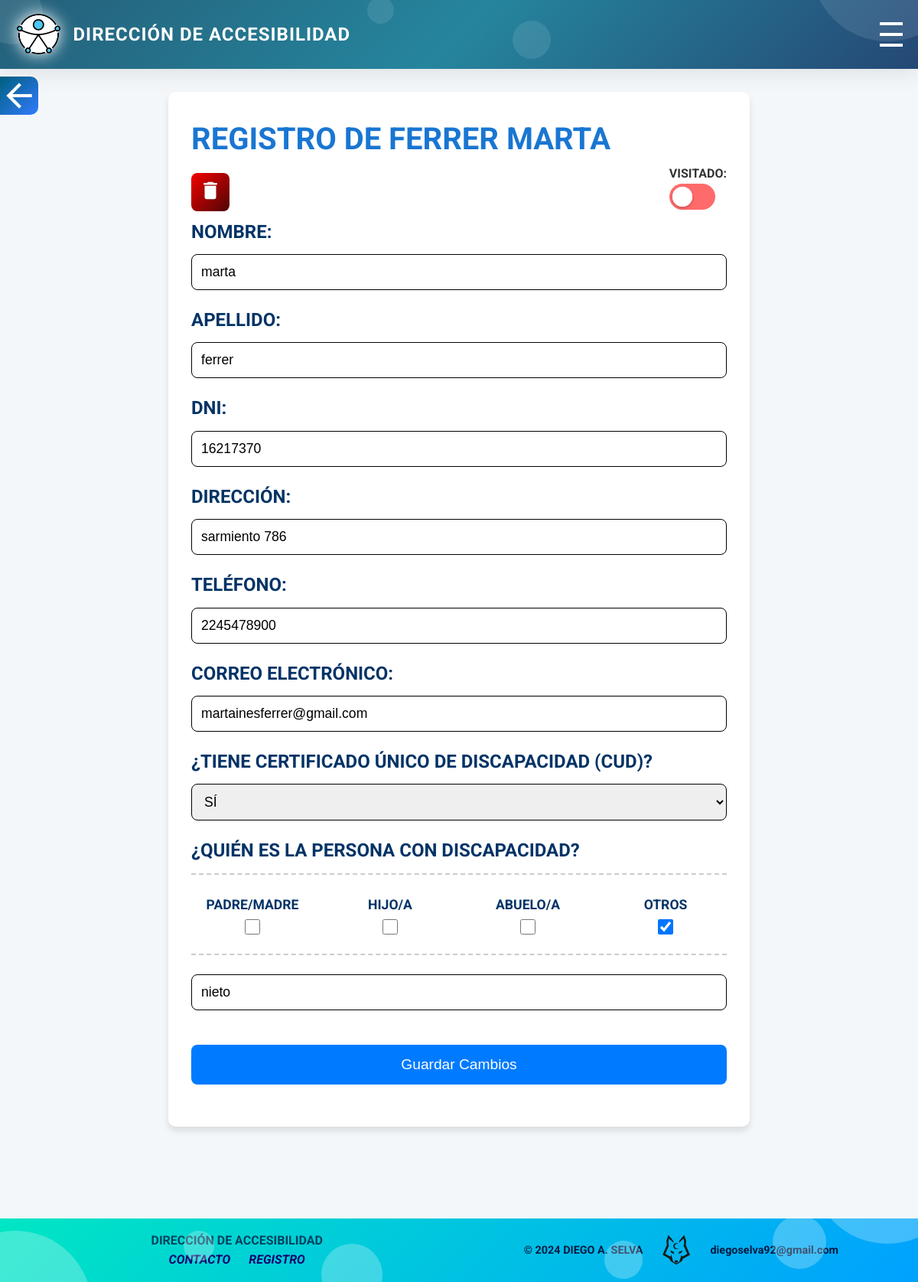
The app's page /persona_registro.php?id=12 (signed in) with its own data.
### tables this page shows
CREATE TABLE `registro_discapacidad` (
  `id` int(11) NOT NULL,
  `nombre` varchar(100) NOT NULL,
  `apellido` varchar(100) NOT NULL,
  `dni` varchar(20) NOT NULL,
  `direccion` varchar(255) NOT NULL,
  `telefono` varchar(20) DEFAULT NULL,
  `correo_electronico` varchar(100) DEFAULT NULL,
  `certificado_discapacidad` tinyint(1) NOT NULL,
  `quienes` text NOT NULL,
  `visitado` tinyint(1) DEFAULT '0',
  `fecha_registro` date DEFAULT NULL
);

### persona_registro.php (the view, shortened to what this page needs)
<?php
include("navbar.php");
include("php/db.php");
$nombre = $apellido = $dni = $direccion = $telefono = $correo_electronico = $certificado_discapacidad = $quienes = $visitado = "";
if (isset($_GET['id'])) {
    $id = intval($_GET['id']);
    $query = "SELECT * FROM registro_discapacidad WHERE id = $id";
    $resultado = mysqli_query($conexion, $query);
    if ($fila = mysqli_fetch_assoc($resultado)) {
        $nombre = htmlspecialchars($fila['nombre']);
        $apellido = htmlspecialchars($fila['apellido']);
        $dni = htmlspecialchars($fila['dni']);
        $direccion = htmlspecialchars($fila['direccion']);
        $telefono = htmlspecialchars($fila['telefono'] ?? '');
        $correo_electronico = htmlspecialchars($fila['correo_electronico'] ?? '');
        $certificado_discapacidad = htmlspecialchars($fila['certificado_discapacidad']);
        $quienes = htmlspecialchars($fila['quienes']);
        $quienesArray = explode(", ", $quienes);
        $opcionesPredefinidas = ['Padre/Madre', 'Hijo/a', 'Abuelo/a'];
        $otrosValor = '';
        foreach ($quienesArray as $quien) {
            if (!in_array($quien, $opcionesPredefinidas)) {
                $otrosValor = $quien;
            }
        }
    } else {
        echo "No se encontraron detalles.";
        exit;
    }
}
?>
<!DOCTYPE html>
<html lang="es">
<head>
    <link rel="stylesheet" href="css/estilos.css">
</head>
<body>
    <main class="main_general">
        <a href="tabla_registro.php" class="btn-back">
            <span class="material-icons" style="font-size: 50px;">arrow_back</span>
        </a>
        <section class="container_registro">
            <form class="form_registro" method="POST" action="">
                <h1>Registro de <?php echo $apellido," " , $nombre; ?> </h1>
                <div class="botones_row">
                    <?php if (isset($_SESSION['permisos']['eliminar']) && $_SESSION['permisos']['eliminar']): ?>
                        <button type="submit" name="eliminar_registro" class="btn-eliminar" onclick="return confirmarEliminacion('<?php echo $nombre; ?>', '<?php echo $apellido; ?>')">
                            <i class="material-icons" style="font-size: 30px;">delete</i>
                        </button>
                    <?php endif; ?>
                    <div class="visitado_registro">
                        <p><strong>Visitado:</strong></p>
                        <label class='switch'>
                            <span class='slider'></span>
                            <span class='knob'></span>
                        </label>
                    </div>
                </div>
                <label for="nombre">Nombre:</label>
                <input type="text" id="nombre" name="nombre" value="<?php echo $nombre; ?>" required>
                <label for="apellido">Apellido:</label>
                <input type="text" id="apellido" name="apellido" value="<?php echo $apellido; ?>" required>
                <label for="dni">DNI:</label>
                <input
                    type="text"
                    id="dni"
                    name="dni"
                    value="<?php echo $dni; ?>"
                    required
                    pattern="^\d{7,9}$"
                    title="El DNI debe tener entre 7 y 9 números."
                >
                <label for="direccion">Dirección:</label>
                <input type="text" id="direccion" name="direccion" value="<?php echo $direccion; ?>">
                <label for="telefono">Teléfono:</label>
                <input type="text" id="telefono" name="telefono" value="<?php echo $telefono; ?>">
                <label for="correo_electronico">Correo Electrónico:</label>
                <input
                    type="email"
                    id="correo_electronico"
                    name="correo_electronico"
                    value="<?php echo $correo_electronico; ?>"
                    pattern="[a-zA-Z0-9._%+-]+@[a-zA-Z0-9.-]+\.[a-zA-Z]{2,}"
                    title="Por favor, ingresa una dirección de correo válida."
                >
                <label for="certificado_discapacidad">¿Tiene Certificado Único de Discapacidad (CUD)?</label>
                <select id="certificado_discapacidad" name="certificado_discapacidad">
                    <option value="1" <?php echo ($certificado_discapacidad == 1) ? 'selected' : ''; ?>>Sí</option>
                </select>
                <label>¿Quién es la persona con discapacidad?</label>
                <div class="checkboxs">
                    <div class="checkbox-container">
                        <label for="quien_padre">Padre/Madre</label>
                        <input type="checkbox" name="quien_es[]" value="Padre/Madre" id="quien_padre" <?php echo (strpos($quienes, 'Padre/Madre') !== false) ? 'checked' : ''; ?>>
                    </div>
                    <div class="checkbox-container">
                        <label for="quien_hijo">Hijo/a</label>
                        <input type="checkbox" name="quien_es[]" value="Hijo/a" id="quien_hijo" <?php echo (strpos($quienes, 'Hijo/a') !== false) ? 'checked' : ''; ?>>
                    </div>
                    <div class="checkbox-container">
                        <label for="quien_abuelo">Abuelo/a</label>
                        <input type="checkbox" name="quien_es[]" value="Abuelo/a" id="quien_abuelo" <?php echo (strpos($quienes, 'Abuelo/a') !== false) ? 'checked' : ''; ?>>
                    </div>
                    <div class="checkbox-container">
                        <label for="quien_otros">Otros</label>
                        <input type="checkbox" name="quien_es[]" value="Otros" id="quien_otros" <?php echo (empty($otrosValor)) ? '' : 'checked'; ?> onclick="toggleOtrosField(this)">
                    </div>
                </div>
                <input type="text" name="otros_parentesco" id="otros_parentesco" placeholder="Especificar parentesco"
                style="<?php echo (empty($otrosValor)) ? 'display:none;' : 'display:block;'; ?>"
                value="<?php echo htmlspecialchars($otrosValor); ?>">
                <input type="submit" name="guardar_cambios" value="Guardar Cambios" class="btn-guardar">
            </form>
        </section>
    </main>
</body>
</html>

### records on screen
registro_discapacidad: apellido "FERRER", nombre "MARTA", nombre "marta", apellido "ferrer", dni "16217370", direccion "sarmiento 786", telefono "2245478900", correo_electronico "martainesferrer@gmail.com", certificado_discapacidad "Sí", otros_parentesco "nieto"
